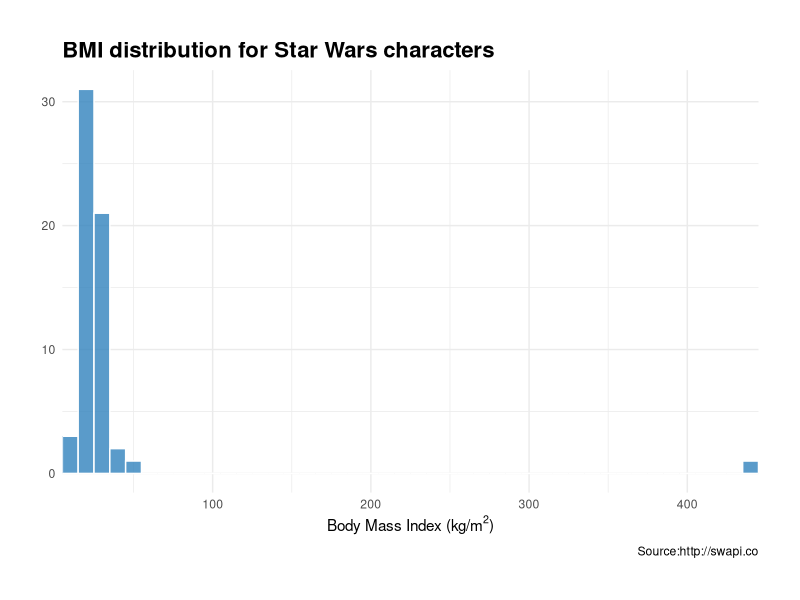
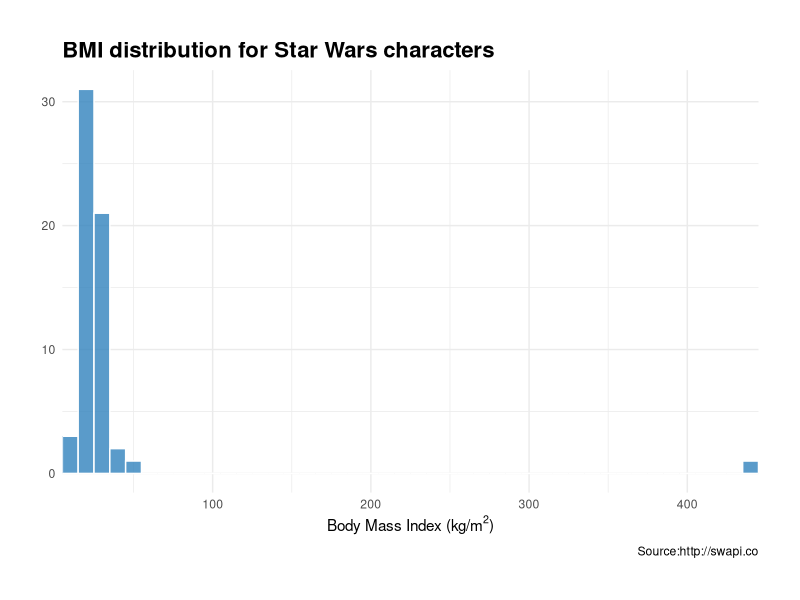

Recreate these plots in R, in order.
library(tidyverse)

starwars %>%
  select(name, height, mass) %>%
  drop_na() %>%
  mutate(bmi = mass / (height/100)^2) %>%
  ggplot(aes(x = bmi)) +
  geom_histogram(fill = "#3182bd", colour = "#ffffff", alpha = 0.8, binwidth = 10) +
  scale_x_continuous(expand = c(0, 0)) +
  labs(x = expression(paste("Body Mass Index (kg/m"^2, ")"), sep = ""),
       y = NULL,
       title = "BMI distribution for Star Wars characters",
       caption = "Source:http://swapi.co") +
  theme_minimal() +
  theme(
    plot.margin = unit(rep(30, 4), "pt"),
    plot.title = element_text(size = 16, face = "bold")
  )

ggsave("starwars_BMI.png", dpi = 300, scale = 1)